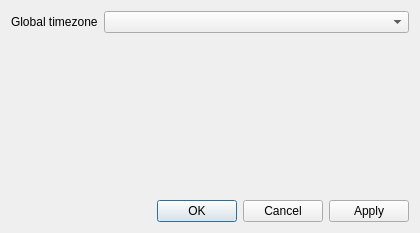
<?xml version="1.0" encoding="UTF-8"?>
<ui version="4.0">
 <class>Dialog</class>
 <widget class="QDialog" name="Dialog">
  <property name="geometry">
   <rect>
    <x>0</x>
    <y>0</y>
    <width>420</width>
    <height>233</height>
   </rect>
  </property>
  <property name="windowTitle">
   <string>Settings</string>
  </property>
  <layout class="QVBoxLayout" name="verticalLayout">
   <item>
    <layout class="QFormLayout" name="formLayout">
     <item row="0" column="0">
      <widget class="QLabel" name="label_timezone">
       <property name="text">
        <string>Global timezone</string>
       </property>
      </widget>
     </item>
     <item row="0" column="1">
      <widget class="QComboBox" name="comboBox_timezone"/>
     </item>
    </layout>
   </item>
   <item>
    <widget class="QDialogButtonBox" name="buttonBox">
     <property name="orientation">
      <enum>Qt::Horizontal</enum>
     </property>
     <property name="standardButtons">
      <set>QDialogButtonBox::Apply|QDialogButtonBox::Cancel|QDialogButtonBox::Ok</set>
     </property>
    </widget>
   </item>
  </layout>
 </widget>
 <resources/>
 <connections>
  <connection>
   <sender>buttonBox</sender>
   <signal>accepted()</signal>
   <receiver>Dialog</receiver>
   <slot>accept()</slot>
   <hints>
    <hint type="sourcelabel">
     <x>248</x>
     <y>254</y>
    </hint>
    <hint type="destinationlabel">
     <x>157</x>
     <y>274</y>
    </hint>
   </hints>
  </connection>
  <connection>
   <sender>buttonBox</sender>
   <signal>rejected()</signal>
   <receiver>Dialog</receiver>
   <slot>reject()</slot>
   <hints>
    <hint type="sourcelabel">
     <x>316</x>
     <y>260</y>
    </hint>
    <hint type="destinationlabel">
     <x>286</x>
     <y>274</y>
    </hint>
   </hints>
  </connection>
 </connections>
</ui>
